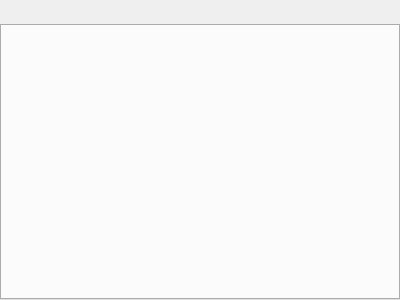
<ui version="4.0" >
 <class>DialogPage</class>
 <widget class="QWidget" name="DialogPage" >
  <property name="geometry" >
   <rect>
    <x>0</x>
    <y>0</y>
    <width>400</width>
    <height>300</height>
   </rect>
  </property>
  <property name="windowTitle" >
   <string>Form</string>
  </property>
  <layout class="QVBoxLayout" >
   <property name="leftMargin" >
    <number>0</number>
   </property>
   <property name="topMargin" >
    <number>0</number>
   </property>
   <property name="rightMargin" >
    <number>0</number>
   </property>
   <property name="bottomMargin" >
    <number>0</number>
   </property>
   <item>
    <widget class="QLabel" name="_label" >
     <property name="font" >
      <font>
       <pointsize>12</pointsize>
      </font>
     </property>
     <property name="text" >
      <string/>
     </property>
     <property name="scaledContents" >
      <bool>false</bool>
     </property>
     <property name="alignment" >
      <set>Qt::AlignCenter</set>
     </property>
    </widget>
   </item>
   <item>
    <widget class="QTabWidget" name="_tab" >
     <property name="currentIndex" >
      <number>-1</number>
     </property>
    </widget>
   </item>
  </layout>
 </widget>
 <resources/>
 <connections/>
</ui>
